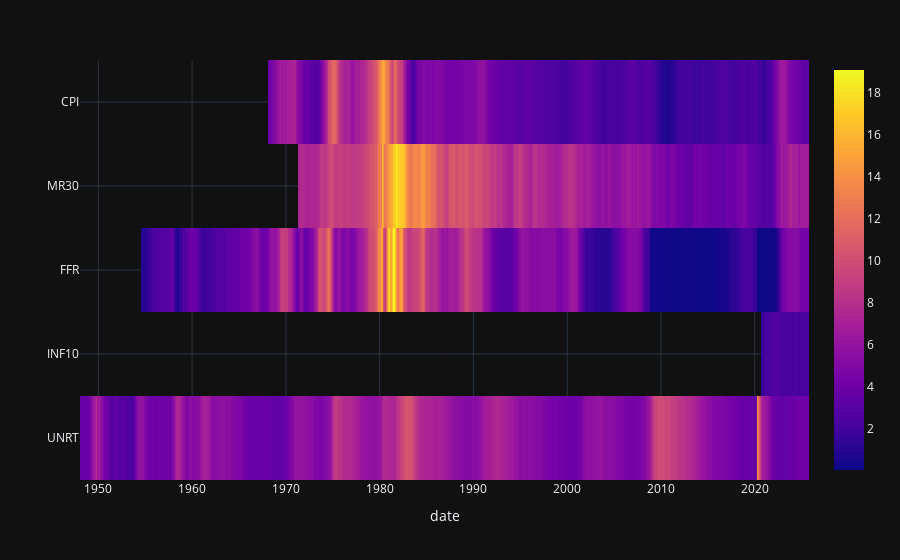

Source (notebook cell):
### Code cell
px.imshow(r)

### Figure 1 — Plotly figure (JSON) as saved in the notebook; plotly's stock layout.template omitted (floating-point values rounded to 4 significant figures; data arrays with more than 128 entries replaced by an {"elided": "..."} marker saying what was removed)
{"data": [{"coloraxis": "coloraxis", "hovertemplate": "date: %{x}<br>y: %{y}<br>color: %{z}<extra></extra>", "name": "0", "type": "heatmap", "x": {"elided": "933 str values"}, "xaxis": "x", "y": ["CPI", "MR30", "FFR", "INF10", "UNRT"], "yaxis": "y", "z": {"elided": "5x933 float values"}}], "layout": {"coloraxis": {"colorscale": [[0, "#0d0887"], [0.1111, "#46039f"], [0.2222, "#7201a8"], [0.3333, "#9c179e"], [0.4444, "#bd3786"], [0.5556, "#d8576b"], [0.6667, "#ed7953"], [0.7778, "#fb9f3a"], [0.8889, "#fdca26"], [1, "#f0f921"]]}, "margin": {"t": 60}, "xaxis": {"anchor": "y", "constrain": "domain", "domain": [0, 1], "scaleanchor": "y", "title": {"text": "date"}}, "yaxis": {"anchor": "x", "autorange": "reversed", "constrain": "domain", "domain": [0, 1]}}}
